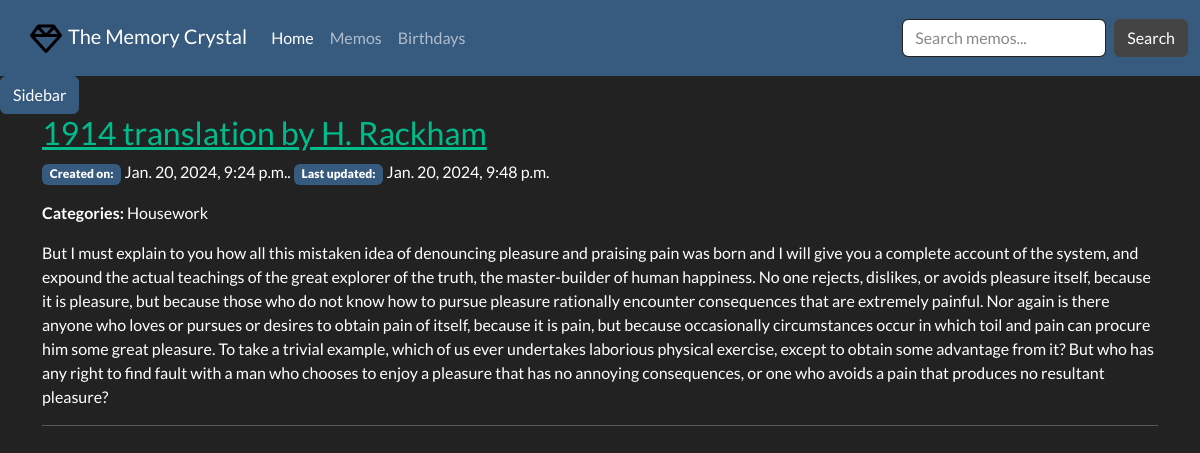
The page /notes/memo/category/Housework on the database as committed earlier.
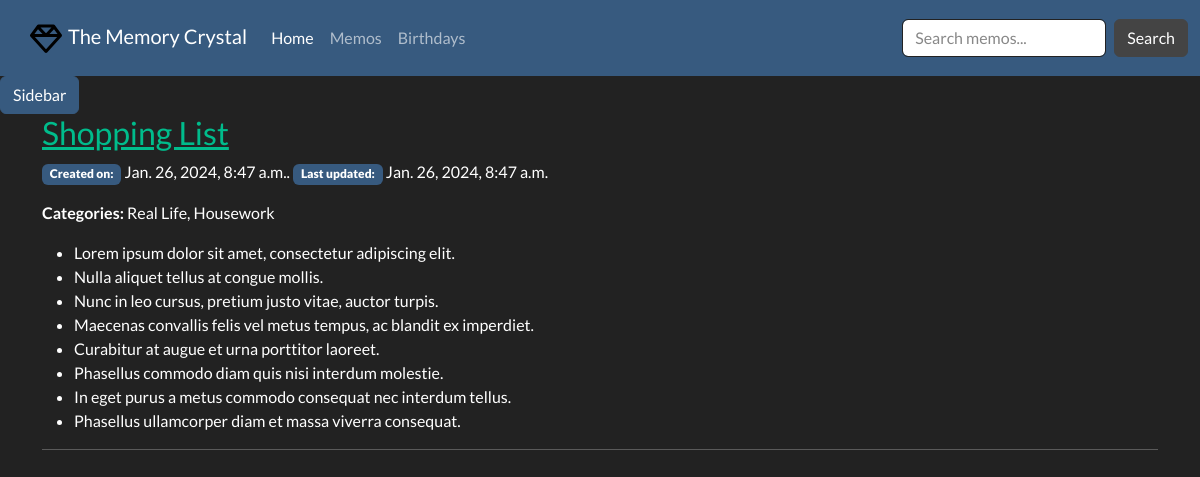
The same page on the database as committed later.
### memory_crystal/models.py (models this page shows, shortened)
class Memo(models.Model):
    pub_date = models.DateTimeField(auto_now_add=True, verbose_name='Date created')
    last_modified = models.DateTimeField(auto_now=True, verbose_name='Last modified')
    slug = models.SlugField(max_length=20, unique=True, blank=True, null=True)
    title = models.CharField(max_length=100, unique=True)
    content = HTMLField()
    category = models.ManyToManyField('Category', related_name='memos', help_text='Memo categories', blank=True)
    class Meta:
        ordering = ['last_modified', 'pub_date']
    @property
    def all_categories(self) -> str:
        return ', '.join(cat.name for cat in self.category.all())

class Category(models.Model):
    name = models.CharField(max_length=200, unique=True)
    memo = models.ManyToManyField(Memo, related_name='categories', blank=True)
    def __str__(self) -> str:
        return f'{self.name.title()}'
    class Meta:
        verbose_name_plural = 'Categories'

### memory_crystal/views.py (the view)
# urls.py: path('memo/category/<str:category_name>', views.memo_by_category, name='memo-category'),
def memo_by_category(request, category_name: str):
    memo_list = get_list_or_404(Memo.objects.filter(category__name__icontains=category_name).order_by('-pub_date'))
    paginator = Paginator(memo_list, 4)
    page_number = request.GET.get('page')
    paged_memos = paginator.get_page(page_number)
    return render(request, 'memory_crystal/memo_category.html', {'memo_list': paged_memos})

### memory_crystal/templatetags/memo_extras.py (called while the page is built)
@register.inclusion_tag('memory_crystal/offcanvas.html')
def render_offcanvas():
    all_categories = Category.objects.all()
    return {'all_categories': all_categories}

@register.inclusion_tag('memory_crystal/pagination.html')
def paginate(paginated_obj):
    return {'page_obj': paginated_obj}

### memory_crystal/templates/memory_crystal/memo_category.html (shortened to what this page needs)
{% extends 'memory_crystal/base.html' %}
{% block content %}
<div class="container">
  <div class="row">
    <div class="col-12">
      {% for memo in memo_list %}
        {% if memo.title %}
        <h3><a href="{% url 'memo-detail' memo.slug %}">{{ memo.title }}</a></h3>
        {% endif %}
      <p><span class="badge bg-primary"><b>Created on:</b></span> {{ memo.pub_date }}. <span class="badge bg-primary"><b>Last updated:</b></span> {{ memo.last_modified }}</p>
      <p><b>Categories:</b> {{ memo.all_categories }}</p>
      <p>{{ memo.content | safe}}</p>
      <hr>
      {% endfor %}
    </div>
  </div>
  {% load memo_extras %}
</div>
{% endblock %}

Rows that differ between the two databases and show on the page:
no longer on this page (row unchanged): Memo: title "1914 translation by H. Rackham", pub_date "Jan. 20, 2024, 9:24 p.m.", last_modified "Jan. 20, 2024, 9:48 p.m.", all_categories "Housework", content "But I must explain to you how all this mistaken idea of denouncing pleasure and praising pain was born and I will give you a complete account of the system, and expound the actual teachings of the great explorer of the truth, the master-builder of human happiness. No one rejects, dislikes, or avoids pleasure itself, because it is pleasure, but because those who do not know how to pursue pleasure rationally encounter consequences that are extremely painful. Nor again is there anyone who loves or pursues or desires to obtain pain of itself, because it is pain, but because occasionally circumstances occur in which toil and pain can procure him some great pleasure. To take a trivial example,…"
added Memo: title "Shopping List", pub_date "Jan. 26, 2024, 8:47 a.m.", last_modified "Jan. 26, 2024, 8:47 a.m.", all_categories "Real Life, Housework", content "Lorem ipsum dolor sit amet, consectetur adipiscing elit. Nulla aliquet tellus at congue mollis. Nunc in leo cursus, pretium justo vitae, auctor turpis. Maecenas convallis felis vel metus tempus, ac blandit ex imperdiet. Curabitur at augue et urna porttitor laoreet. Phasellus commodo diam quis nisi interdum molestie. In eget purus a metus commodo consequat nec interdum tellus. Phasellus ullamcorper diam et massa viverra consequat."
